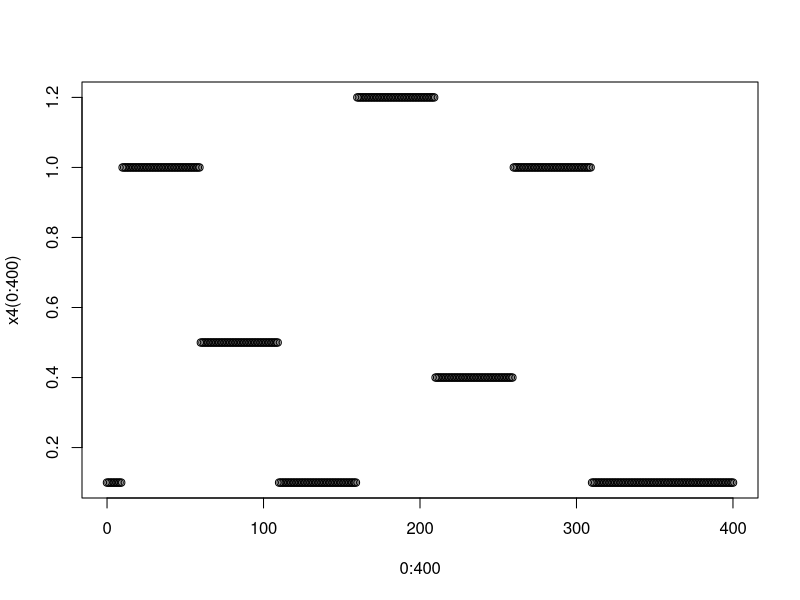
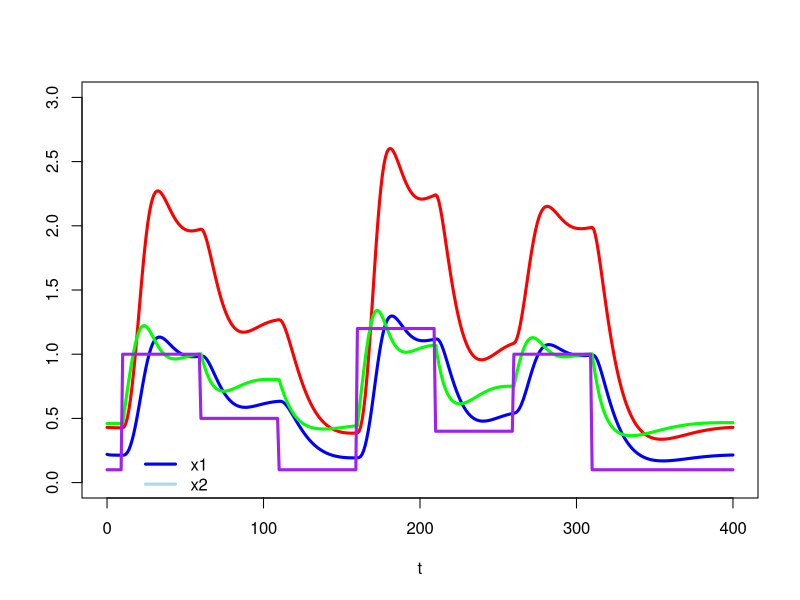
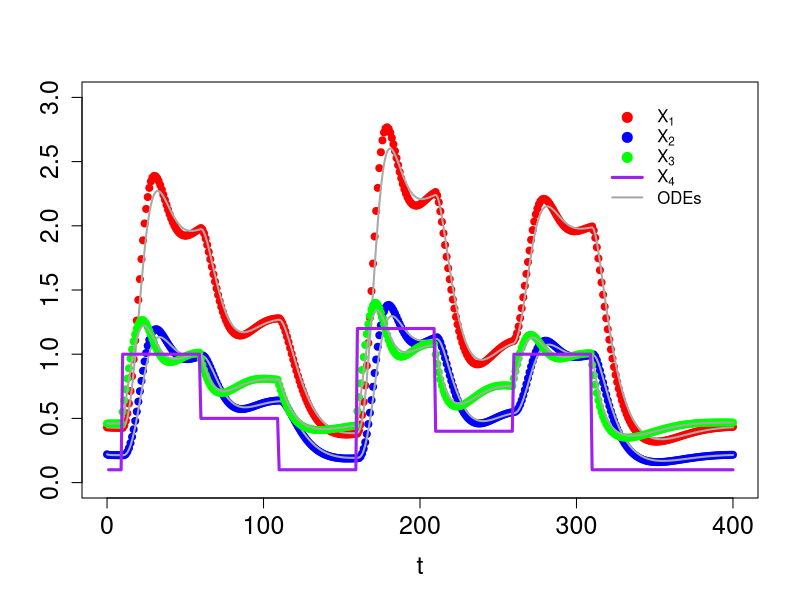
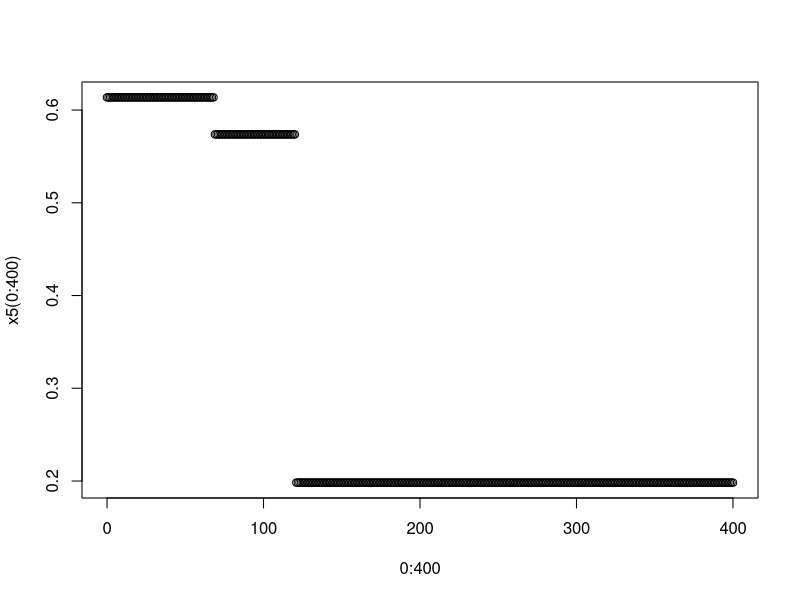
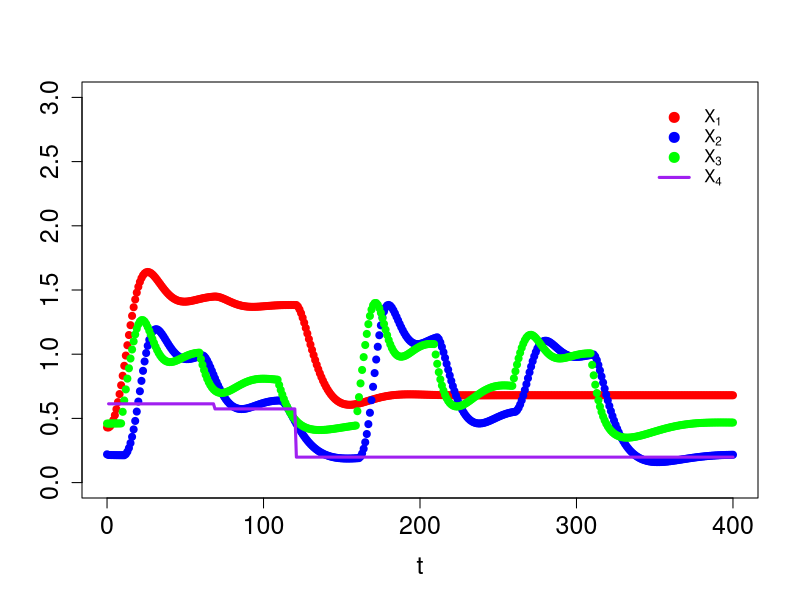
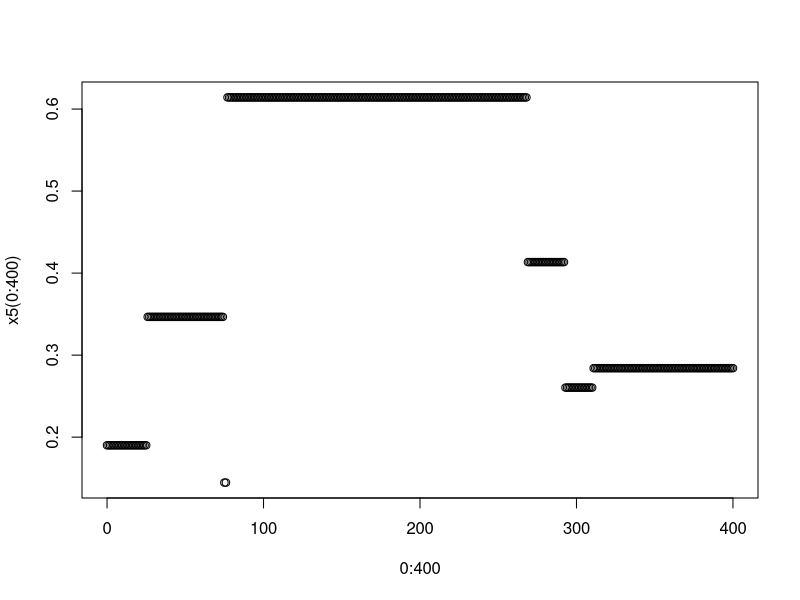
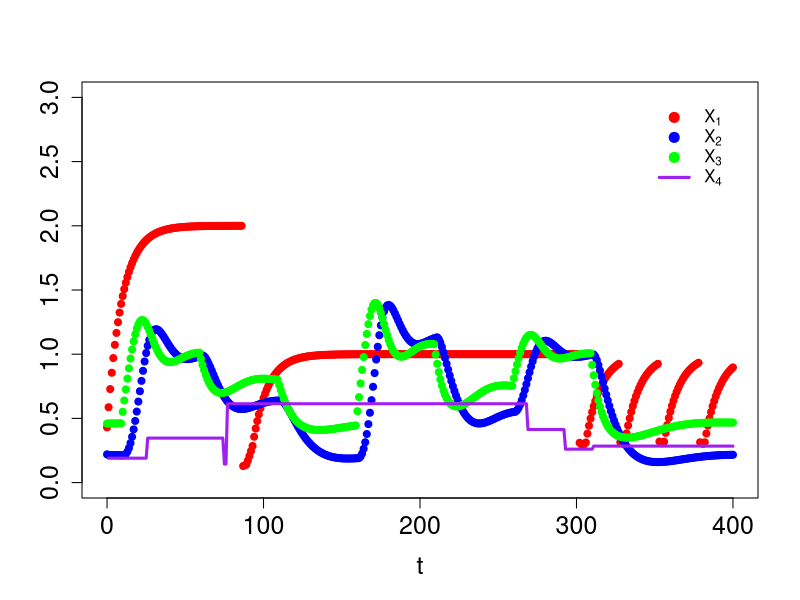

Write R code to recreate these figures, in order.



rm(list = ls())



######################################################################################################################################
##### system of dif. eq.

if(!require('deSolve',character.only = TRUE)) {install.packages('deSolve');library(deSolve)}

t = seq(0,400,1)

InitState4=c(
		x1 = 0.43,
		x2 = 0.22,
		x3 = 0.46
		)

Pars4 = c(		
	g_34 = 1,
	x4 = 0.1	
      )


x4_data = cbind(c(0,10,60,110,160,210,260,310),c(0.1,1,0.5,0.1,1.2,0.4,1,0.1))
x4 = approxfun(x4_data,method='constant',rule=2)
plot(0:400,x4(0:400))



Equations4 <- function(t, x, pars) 
        { 
        ### returns rate of change
        # t = model's time structure
        # initState = model initial state
        # pars = model parameters 

        with(as.list(c(x, pars)), 
            {
		
		X4 = x4(t)	

		dx1 = 0.2 * x3^2- 0.1*x1
		dx2 = 0.5 * x1 - x2
		dx3 = 0.1 * X4^(g_34) - 0.1 * x2 * x3

            return(list(c(dx1,dx2,dx3),count=c(),signal = X4))
            })
        }


##### system of dif. eq.
######################################################################################################################################

# perturb = data.frame(var = 'x1', time = 6, value = 2, method = "replace") #  method ("replace", "add", "multiply")

out4 = ode(
		times = t,
		y = InitState4,
		parms = Pars4,
		func = Equations4) # events = list(data = perturb) 

#windows()
plot(out4[,1],out4[,2],type='l',col='red',lwd=3,ylim=c(0,3),xlab='t',ylab='')
lines(out4[,1],out4[,3],type='l',col='blue',lwd=3)
lines(out4[,1],out4[,4],type='l',col='green',lwd=3)
lines(out4[,1],out4[,5],type='l',col='purple',lwd=3)
legend(15,.3,legend=c('x1','x2'),lty=c(1,1),lwd=c(3,3),col=c('blue','lightblue'),bty="n")





######################################################################################################################################
##### discrete 1

d_output4 = c(t=min(t),InitState4)
for ( i in seq(min(t)+(t[2]-t[1]),max(t),t[2]-t[1]) )
	{
	if ( is.null(dim(d_output4))==TRUE )
		{
		x1 = d_output4[2]
		x2 = d_output4[3]
		x3 = d_output4[4]
		} else 
		{
		x1 = d_output4[dim(d_output4)[1],2]
		x2 = d_output4[dim(d_output4)[1],3]
		x3 = d_output4[dim(d_output4)[1],4]
		}

	Xs = with(as.list(c(c(x1,x2,x3))), 
            {

		x1_temp = ( 0.2 * x3^2- 0.1*x1 ) * (t[2]-t[1]) + x1
		x2_temp = ( 0.5 * x1 - x2 ) * (t[2]-t[1]) + x2
		x3_temp = ( 0.1 * x4(i) - 0.1 * x2 * x3 ) * (t[2]-t[1]) + x3

            return(list(c(x1_temp,x2_temp,x3_temp)))
            })

	d_output4 = rbind(d_output4,c(t=i,x1=Xs[[1]][1],x2=Xs[[1]][2],x3=Xs[[1]][3]))
	}


# setwd('C:\\Users\\doliv\\OneDrive\\2_2019_America\\2021\\20211105_Eberhard_discrete_BST\\pictures')
# tiff("Fig_lac1.tiff", height = 10, width = 20, units = 'cm',compression = "lzw", res = 300)
plot(d_output4[,1],d_output4[,2],pch=20,col='red',lwd=3,xlab='t',ylab='',ylim=c(0,3),cex.lab=1.5,cex.axis=1.5)
lines(out4[,1],out4[,2],col = "darkgrey",lwd=2)
points(d_output4[,1],d_output4[,3],pch=20,col='blue',lwd=3,xlab='t',ylab='')
lines(out4[,1],out4[,3],col = "darkgrey",lwd=2)
points(d_output4[,1],d_output4[,4],pch=20,col='green',lwd=3,xlab='t',ylab='')
lines(out4[,1],out4[,4],col = "darkgrey",lwd=2)
lines(1:400,x4(1:400),pch=20,col='purple',lwd=3,xlab='t',ylab='')
legend(320,3,legend=c(expression('X'[1]),expression('X'[2]),expression('X'[3]),expression('X'[4]),'ODEs'),pch=c(20,20,20,NA,NA),pt.cex = c(2,2,2,NA,NA),col=c('red','blue','green','purple','darkgrey'),lty=c(NA,NA,NA,1,1),lwd=c(NA,NA,NA,3,2),bty="n")
# dev.off()

##### discrete 1
######################################################################################################################################



######################################################################################################################################
##### discrete 2

x5_data = 0
while (sum(x5_data)<400)
	{
	x5_data = c(x5_data,rexp(1,rate = 1/60))
	}
x5_data = x5_data[1:(length(x5_data)-1)]
sum(x5_data)
x5_data = cumsum(x5_data)

x5_data = cbind(x5_data,rnorm(n=length(x5_data),mean=.5,sd=.25))

x5 = approxfun(x5_data,method='constant',rule=2)
plot(0:400,x5(0:400))

d_output5 = c(t=min(t),InitState4)
for ( i in seq(min(t)+(t[2]-t[1]),max(t),t[2]-t[1]) )
	{
	if ( is.null(dim(d_output5))==TRUE )
		{
		x1 = d_output5[2]
		x2 = d_output5[3]
		x3 = d_output5[4]
		} else 
		{
		x1 = d_output5[dim(d_output5)[1],2]
		x2 = d_output5[dim(d_output5)[1],3]
		x3 = d_output5[dim(d_output5)[1],4]
		}

	Xs = with(as.list(c(c(x1,x2,x3))), 
            {

		x1_temp = ( 0.2 * x3^2- 0.1*x1 ) * (t[2]-t[1]) + x1
		x2_temp = ( 0.5 * x1 - x2 ) * (t[2]-t[1]) + x2
		x3_temp = ( 0.1 * x5(i) - 0.1 * x2 * x3 ) * (t[2]-t[1]) + x3

            return(list(c(x1_temp,x2_temp,x3_temp)))
            })

	d_output5 = rbind(d_output5,c(t=i,x1=Xs[[1]][1],x2=Xs[[1]][2],x3=Xs[[1]][3]))
	}


# setwd('C:\\Users\\doliv\\OneDrive\\2_2019_America\\2021\\20211105_Eberhard_discrete_BST\\pictures')
# tiff("Fig_lac2.tiff", height = 10, width = 20, units = 'cm',compression = "lzw", res = 300)
plot(d_output5[,1],d_output5[,2],pch=20,col='red',lwd=3,xlab='t',ylab='',ylim=c(0,3),cex.lab=1.5,cex.axis=1.5)
points(d_output4[,1],d_output4[,3],pch=20,col='blue',lwd=3,xlab='t',ylab='')
points(d_output4[,1],d_output4[,4],pch=20,col='green',lwd=3,xlab='t',ylab='')
lines(1:400,x5(1:400),pch=20,col='purple',lwd=3,xlab='t',ylab='')
legend(350,3,legend=c(expression('X'[1]),expression('X'[2]),expression('X'[3]),expression('X'[4])),pch=c(20,20,20,NA),pt.cex = 2,col=c('red','blue','green','purple'),lty=c(NA,NA,NA,1),lwd=c(NA,NA,NA,3),bty="n")
# dev.off()

##### discrete 2
######################################################################################################################################



######################################################################################################################################
##### discrete 3

set.seed(50) # 1000 is also cool
x5_data = 0
while (sum(x5_data)<400)
	{
	x5_data = c(x5_data,rexp(1,rate = 1/60))
	}
x5_data = x5_data[1:(length(x5_data)-1)]
sum(x5_data)
x5_data = cumsum(x5_data)

x5_data = cbind(x5_data,rnorm(n=length(x5_data),mean=.5,sd=.25))

x5 = approxfun(x5_data,method='constant',rule=2)
plot(0:400,x5(0:400))

d_output5 = c(t=min(t),InitState4)
for ( i in seq(min(t)+(t[2]-t[1]),max(t),t[2]-t[1]) )
	{
	if ( is.null(dim(d_output5))==TRUE )
		{
		x1 = d_output5[2]
		x2 = d_output5[3]
		x3 = d_output5[4]
		} else 
		{
		x1 = d_output5[dim(d_output5)[1],2]
		x2 = d_output5[dim(d_output5)[1],3]
		x3 = d_output5[dim(d_output5)[1],4]
		}

	Xs = with(as.list(c(c(x1,x2,x3))), 
            {
		if (x3<0.5) { x1_temp = ( 0.2 - 0.1*x1 ) * (t[2]-t[1]) + x1 }
		if (x3>=0.5 & x3<=0.8) { x1_temp = ( 0.5 * x3^2 - 1*x1 ) * (t[2]-t[1]) + x1 }
		if (x3>0.8) { x1_temp = ( 0.1 - 0.1*x1 ) * (t[2]-t[1]) + x1 }
		
		x2_temp = ( 0.5 * x1 - x2 ) * (t[2]-t[1]) + x2
		x3_temp = ( 0.1 * x5(i) - 0.1 * x2 * x3 ) * (t[2]-t[1]) + x3

            return(list(c(x1_temp,x2_temp,x3_temp)))
            })

	d_output5 = rbind(d_output5,c(t=i,x1=Xs[[1]][1],x2=Xs[[1]][2],x3=Xs[[1]][3]))
	}


# setwd('C:\\Users\\doliv\\OneDrive\\2_2019_America\\2021\\20211105_Eberhard_discrete_BST\\pictures')
# tiff("Fig_lac3.tiff", height = 10, width = 20, units = 'cm',compression = "lzw", res = 300)
plot(d_output5[,1],d_output5[,2],pch=20,col='red',lwd=3,xlab='t',ylab='',ylim=c(0,3),cex.lab=1.5,cex.axis=1.5)
points(d_output4[,1],d_output4[,3],pch=20,col='blue',lwd=3,xlab='t',ylab='')
points(d_output4[,1],d_output4[,4],pch=20,col='green',lwd=3,xlab='t',ylab='')
lines(1:400,x5(1:400),pch=20,col='purple',lwd=3,xlab='t',ylab='')
legend(350,3,legend=c(expression('X'[1]),expression('X'[2]),expression('X'[3]),expression('X'[4])),pch=c(20,20,20,NA),pt.cex = 2,col=c('red','blue','green','purple'),lty=c(NA,NA,NA,1),lwd=c(NA,NA,NA,3),bty="n")
# dev.off()

##### discrete 3
######################################################################################################################################
